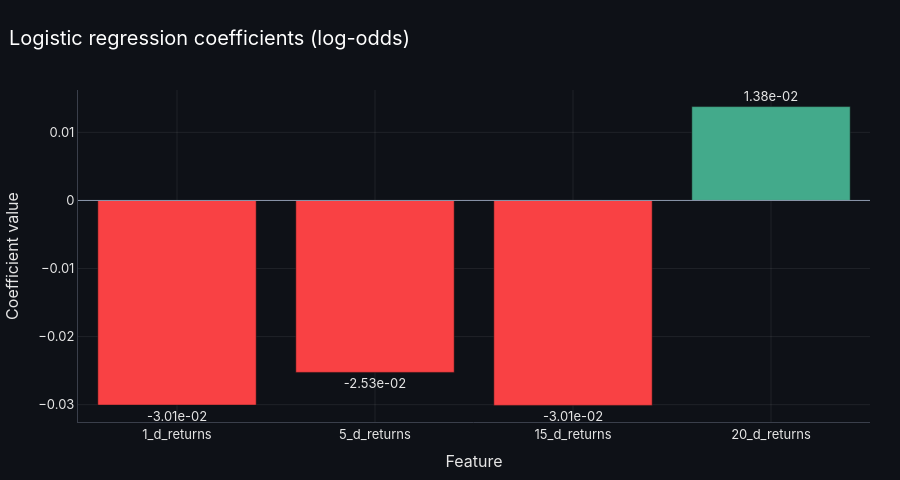

The notebook cell saved with this chart:
### Markdown cell above
## 3. Classification models: forecast P(next-day return > 0)

### Code cell
# Logistic regression: P(tomorrow's return > 0). Coefficient table, then a chart of the coefficients (log-odds)
logit_model = sm.Logit(y_dir_train, x_train_const).fit(disp=False)
print(logit_model.summary())
func_lib.coefficient_bar_figure(logit_model.params[FEATURES], 'Logistic regression coefficients (log-odds)').show()

### Figure 1 — Plotly figure (JSON) as saved in the notebook; plotly's stock layout.template omitted (floating-point values rounded to 4 significant figures)
{"data": [{"hovertemplate": "%{x}<br>coef = %{y:.3e}<extra></extra>", "marker": {"color": ["#F94144", "#F94144", "#F94144", "#43AA8B"]}, "text": ["-3.01e-02", "-2.53e-02", "-3.01e-02", "1.38e-02"], "textposition": "outside", "type": "bar", "x": ["1_d_returns", "5_d_returns", "15_d_returns", "20_d_returns"], "y": [-0.03006, -0.02526, -0.03011, 0.01379]}], "layout": {"height": 480, "hovermode": "closest", "shapes": [{"line": {"color": "#8d99ae", "width": 1}, "type": "line", "x0": 0, "x1": 1, "xref": "x domain", "y0": 0, "y1": 0, "yref": "y"}], "showlegend": false, "title": {"text": "Logistic regression coefficients (log-odds)"}, "xaxis": {"title": {"text": "Feature"}}, "yaxis": {"title": {"text": "Coefficient value"}}}}
